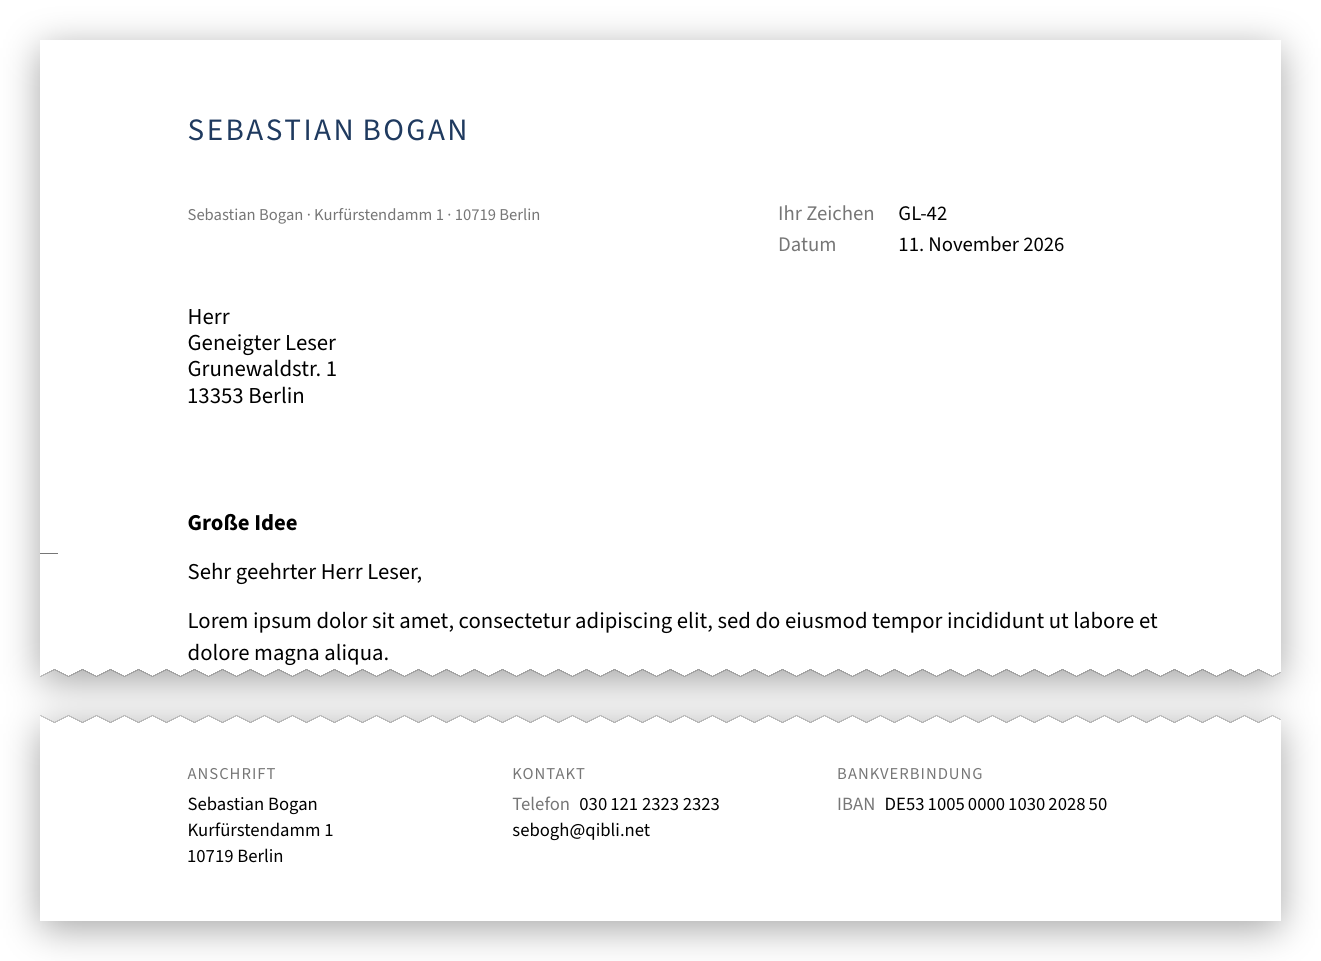

Reproduce this figure in Python.
"""Render the README screenshot: top and bottom of page 1, middle torn out.

Usage: python3 intro.py intro.pdf intro.png
Needs pdftoppm (poppler-utils) and Pillow (python3-pil).
"""
import subprocess
import sys
import tempfile
from pathlib import Path

from PIL import Image, ImageDraw, ImageFilter

DPI = 150
MM = DPI / 25.4
# Cut positions in mm from the top edge; chosen to fall between text lines
# of the README example (body ends at 106.4 mm, footer starts at 270 mm).
TOP_END = 108
BOTTOM_START = 262
GAP = 36  # px between the torn halves


def render(pdf):
    with tempfile.TemporaryDirectory() as tmp:
        out = Path(tmp) / "page"
        subprocess.run(["pdftoppm", "-png", "-r", str(DPI), "-singlefile",
                        "-f", "1", "-l", "1", pdf, str(out)], check=True)
        return Image.open(f"{out}.png").convert("RGBA")


def torn(img, edge, amp=7, period=28):
    """Cut a zigzag into the 'top' or 'bottom' edge of img."""
    w, h = img.size
    mask = Image.new("L", img.size, 255)
    half = period // 2
    pts = [(x, amp if (x // half) % 2 else 0) for x in range(0, w + period, half)]
    if edge == "bottom":
        pts = [(x, h - 1 - y) for x, y in pts]
    corner = 0 if edge == "top" else h
    ImageDraw.Draw(mask).polygon([(0, corner)] + pts + [(w, corner)], fill=0)
    img.putalpha(mask)
    return img


def with_shadow(img, blur=18, dy=8, pad=40):
    """Place img on a transparent canvas with drop shadow and hairline outline."""
    alpha = img.getchannel("A")
    canvas = Image.new("RGBA", (img.width + 2 * pad, img.height + 2 * pad))
    shadow = Image.new("RGBA", canvas.size)
    shadow.paste((0, 0, 0, 90), (pad, pad + dy), alpha)
    canvas.alpha_composite(shadow.filter(ImageFilter.GaussianBlur(blur)))
    outline = Image.new("RGBA", canvas.size)
    outline.paste((0, 0, 0, 40), (pad, pad), alpha)
    canvas.alpha_composite(outline)
    # paste the page 1px inset so the outline stays visible
    canvas.paste(img, (pad, pad), alpha.filter(ImageFilter.MinFilter(3)))
    return canvas


def main(pdf, png):
    page = render(pdf)
    w = page.width
    top = torn(page.crop((0, 0, w, round(TOP_END * MM))), "bottom")
    bottom = torn(page.crop((0, round(BOTTOM_START * MM), w, page.height)), "top")
    sheet = Image.new("RGBA", (w, top.height + GAP + bottom.height))
    sheet.alpha_composite(top)
    sheet.alpha_composite(bottom, (0, top.height + GAP))
    with_shadow(sheet).save(png, optimize=True)


if __name__ == "__main__":
    main(*sys.argv[1:3])
